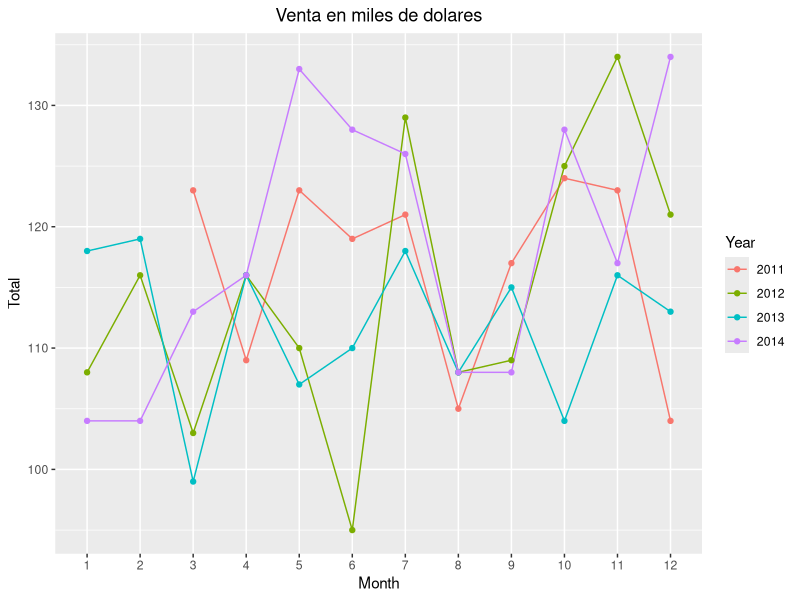

Source code (R):
setwd('C:/Users/a.de.la.cruz/Documents/tallerR/datasets')
dir()

install.packages("ggplot2")
library(ggplot2)


ordenes <- read.csv('OrdenesVenta.csv')

ordenes_summary <- aggregate(x=ordenes$OrdarId, by = list(ordenes$Month, ordenes$Year), FUN = length)

names(ordenes_summary) <-c("Month", "Year", "Total")

ordenes_summary <- ordenes_summary[ordenes_summary$Year > 2010 & ordenes_summary$Year < 2015,]


ggplot(data = ordenes_summary, aes(x=factor(ordenes_summary$Month), y = ordenes_summary$Total, group = ordenes_summary$Year)) + 
  geom_line(aes(color= factor(ordenes_summary$Year)))+
  geom_point(aes(color= factor(ordenes_summary$Year)))+
  labs(x = "Month", y = "Total", color = "Year" ) +
  ggtitle("Venta en miles de dolares") +
  theme(plot.title = element_text(hjust = 0.5))
